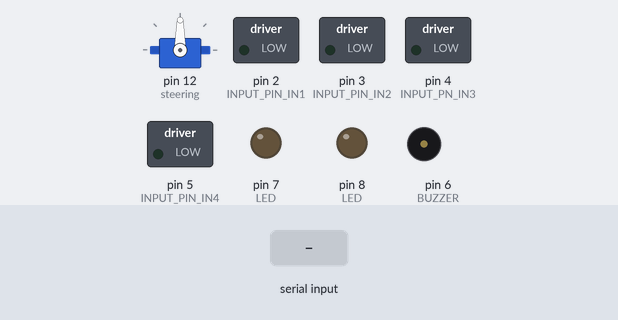
This sketch was run on a simulated Arduino Uno, built with avr-gcc and run on an emulated ATmega328P. On the bench: servo, switched loads named in the sketch (green lamp = pin HIGH), output pins drawn as LEDs (lit = HIGH), buzzer (waves = sounding, pin HIGH). The inputs (shaded band) are chosen by the test bench.

Above: at 1.2 s.
1.3 s: "F" received over Serial
At 2.5 s:
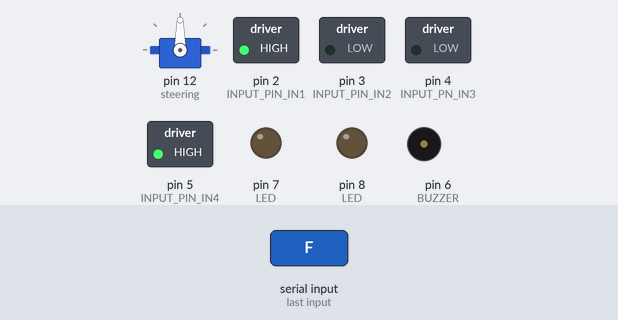
2.8 s: "B" received over Serial
At 3.8 s:
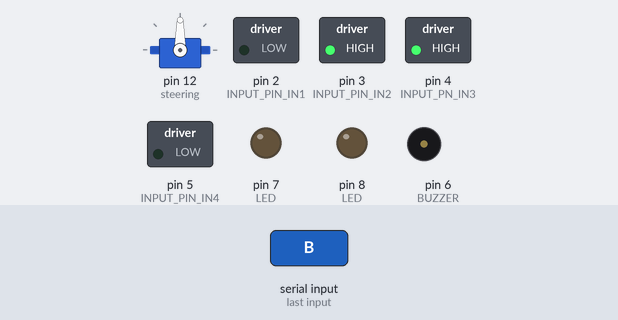
4.3 s: "L" received over Serial
At 5.1 s:
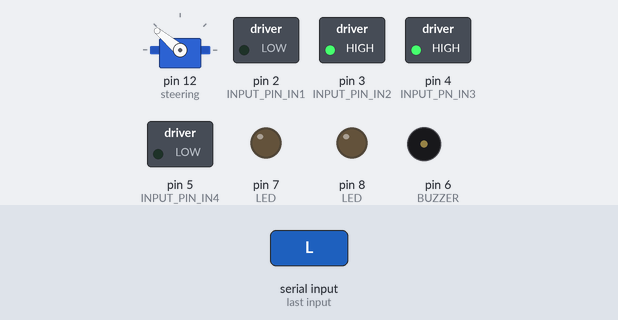
5.8 s: "R" received over Serial
At 6.3 s:
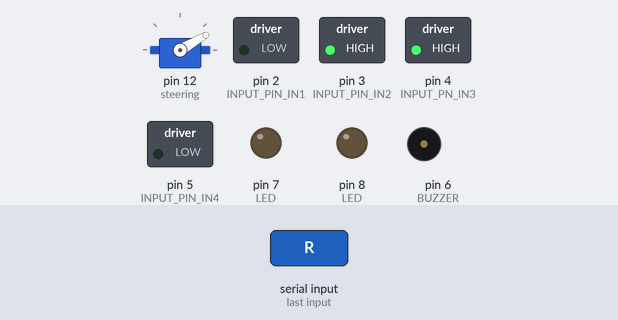
7.3 s: "M" received over Serial
At 8.5 s:
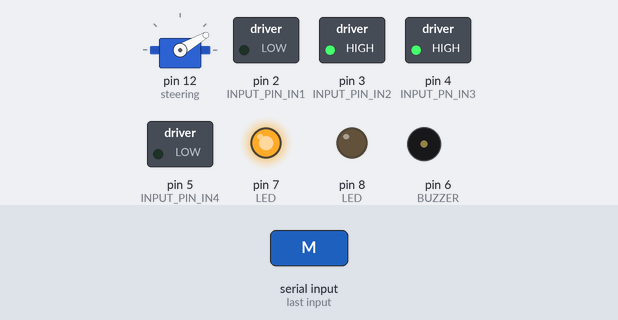
8.8 s: "S" received over Serial
At 9.6 s:
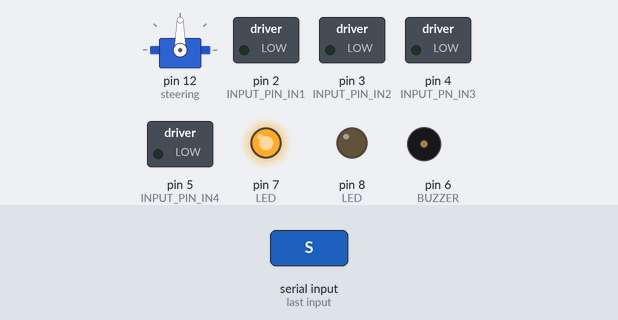
Timing chart, 0 to 11.3 s (numbered marks = the images above; inputs shaded):
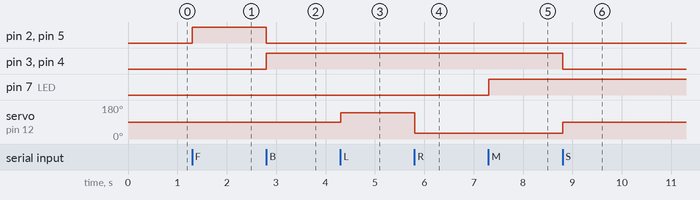

Measured:
- after the input at 1.3 s, pin 2 (INPUT_PIN_IN1), pin 5 (INPUT_PIN_IN4): LOW → HIGH at once
- after the input at 2.8 s, pin 2 (INPUT_PIN_IN1), pin 5 (INPUT_PIN_IN4): HIGH → LOW at once; pin 3 (INPUT_PIN_IN2), pin 4 (INPUT_PN_IN3): LOW → HIGH at once
- after the input at 4.3 s, servo on pin 12 (steering): 90° → 140° at once
- after the input at 5.8 s, servo on pin 12 (steering): 140° → 30° at once
- after the input at 7.3 s, pin 7 (LED): LOW → HIGH at once
- after the input at 8.8 s, pin 3 (INPUT_PIN_IN2), pin 4 (INPUT_PN_IN3): HIGH → LOW at once; servo on pin 12 (steering): 30° → 90° at once

The sketch:

Arduino_alter_Car.ino
```cpp
//ARDUINO RC CAR Technical Tamizha

#include <Servo.h>
Servo steering;
int pos = 0; //SERVO POSSITION
int data;

void setup() {
    // put your setup code here, to run once:
  pinMode(2,OUTPUT); //INPUT PIN IN1
  pinMode(3,OUTPUT); //INPUT PIN IN2
  pinMode(4,OUTPUT); //INPUT PN IN3
  pinMode(5,OUTPUT); //INPUT PIN IN4
  pinMode(6,OUTPUT); // BUZZER
  pinMode(7,OUTPUT); //LED
  pinMode(8,OUTPUT); //LED
  steering.attach(12); // SERVO CONNECT TO PIN 11
Serial.begin(9600);


}
void Forward(){
        //RIGHT MOTOR
      digitalWrite(2,HIGH);//MOVE FRONT
      digitalWrite(3,LOW); //MOVE BACK
      //LEFT MOTOR
      digitalWrite(4,LOW);//MOVE BACK
      digitalWrite(5,HIGH);//MOVE FRONT
}
void Backward(){
      digitalWrite(2,LOW);
      digitalWrite(3,HIGH);
      digitalWrite(4,HIGH);
      digitalWrite(5,LOW);
}
void Stop(){
      digitalWrite(2,LOW);
      digitalWrite(3,LOW);
      digitalWrite(4,LOW);
      digitalWrite(5,LOW);
}

void loop() {
    if (Serial.available()){
    data=Serial.read();

    //YOU CAN CHANGE THE data VALUE AS YOUR WISH

    if(data == 'F') //IF LETTER 'A' IS SENT TO BLUETOOTH MOTOR RUNS ANTICLOCKWISE
    {
      Forward();
    }

        if(data == 'B') //IF LETTER 'B' IS SENT TO BLUETOOTH MOTOR RUNS CLOCKWISE
    {
       Backward();
    }

        if(data == 'S') //IF THE BUTTON IS RELEASED THE MOTOR AND BACKLED WILL NOT WORK
    {
      Stop();
      // SERVO MOTOR
      for(pos =90; pos <=90; pos += 1)  // THIS COMMAND IS USED TO BRING BACK SERVO MOTOR IN CENTRE POSSITION
      steering.write(pos);


    }
        if(data == 'L') //IF 'C' IS SENT TO BLUETOOTH SERVO TURNS LEFT SIDE
    {
      for(pos =90; pos <=140; pos += 1)
      steering.write(pos);

    }
    if(data == 'R') //SERVO TURNS RIGHT SIDE
    {
      for(pos =90; pos >=30; pos -= 1)
      steering.write(pos);
    }
    if(data == 'M')  //LED ON
    {
      digitalWrite(7,HIGH);
    }
    if(data == 'N') //LED OFF
    {
      digitalWrite(6,HIGH);
    }
    if (data == 'm') //BUZZER ON
    {
      digitalWrite(7,LOW);
    }
    if(data == 'n') //BUZZER OFF
    {
      digitalWrite(6,LOW);
    }
    }
}
```
